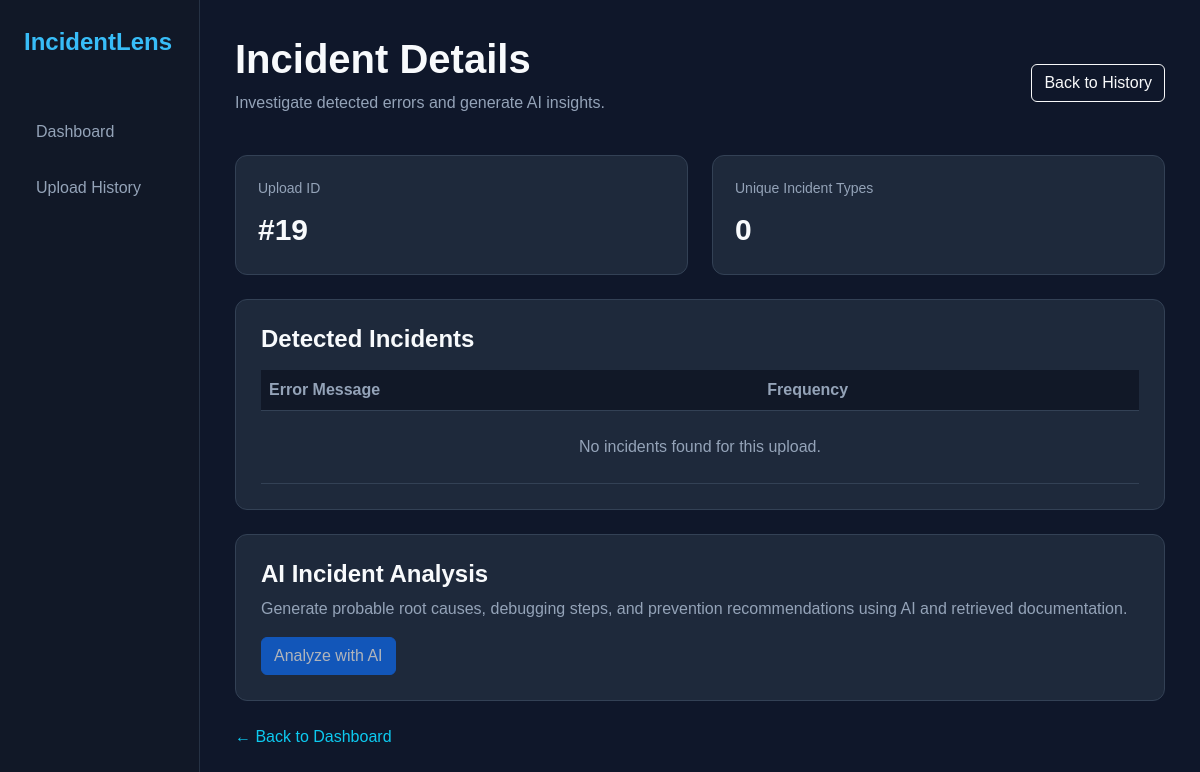
The page /incidents/19 on the database as committed earlier.
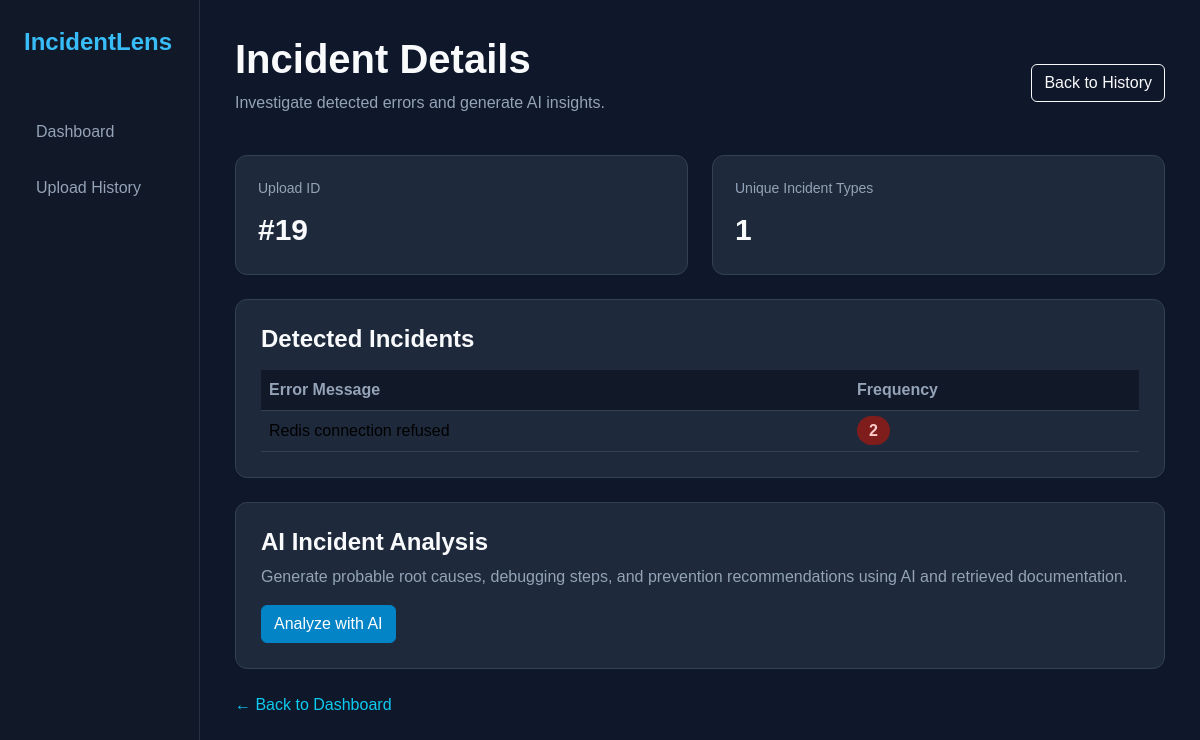
The same page on the database as committed later.
### tables this page shows
CREATE TABLE incidents (
            id INTEGER PRIMARY KEY AUTOINCREMENT,
            upload_id INTEGER,
            fingerprint TEXT,
            frequency INTEGER,
            FOREIGN KEY (upload_id) REFERENCES uploads(id)
        );

### app.py (the view)
@app.route("/incidents/<int:upload_id>")
def incidents(upload_id):
    incident_data = get_incidents_by_upload(upload_id)
    return render_template(
        "incidents.html",
        incidents=incident_data,
        upload_id=upload_id
    )

### database.py (called while the page is built)
def get_incidents_by_upload(upload_id):
    conn = sqlite3.connect(DATABASE)
    cursor = conn.cursor()
    cursor.execute("""
        SELECT fingerprint, frequency
        FROM incidents
        WHERE upload_id = ?
    """, (upload_id,))
    incidents = cursor.fetchall()
    conn.close()
    return incidents

### templates/incidents.html (shortened to what the changed rows need)
<!DOCTYPE html>
<html lang="en">
<head>
    <link
        href="https://cdn.jsdelivr.net/npm/bootstrap@5.3.3/dist/css/bootstrap.min.css"
        rel="stylesheet"
    >
</head>
<body>
<div class="container-fluid">
    <div class="row">
        <div class="col-md-10 main-content">
            <div class="d-flex justify-content-between align-items-center mb-4">
                <div>
                    <h1 class="section-title">
                        Incident Details
                    </h1>
                </div>
            </div>
            <div class="row g-4 mb-4">
                <div class="col-md-6">
                    <div class="summary-card">
                        <div class="card-label">
                            Unique Incident Types
                        </div>
                        <div class="card-value">
                            {{ incidents | length }}
                        </div>
                    </div>
                </div>
            </div>
            <div class="incident-card mb-4">
                <div class="table-responsive">
                    <table class="table table-hover mb-0">
                        <thead>
                            <tr>
                                <th>Error Message</th>
                                <th>Frequency</th>
                            </tr>
                        </thead>
                        <tbody>
                            {% for incident in incidents %}
                            <tr>
                                <td class="error-message">
                                    {{ incident[0] }}
                                </td>
                                <td>
                                    <span class="frequency-badge">
                                        {{ incident[1] }}
                                    </span>
                                </td>
                            </tr>
                            {% else %}
                            <tr>
                                <td colspan="2" class="text-center py-4">
                                    <p class="text-muted-custom mb-0">
                                        No incidents found for this upload.
                                    </p>
                                </td>
                            </tr>
                            {% endfor %}
                        </tbody>
                    </table>
                </div>
            </div>
        </div>
    </div>
</div>
</body>
</html>

Rows that differ between the two databases and show on the page:
added incidents: fingerprint "Redis connection refused", frequency "2"
Other text that changed with them:
{{ incidents | length }}: "0" → "1"
text no longer shown: "No incidents found for this upload."
